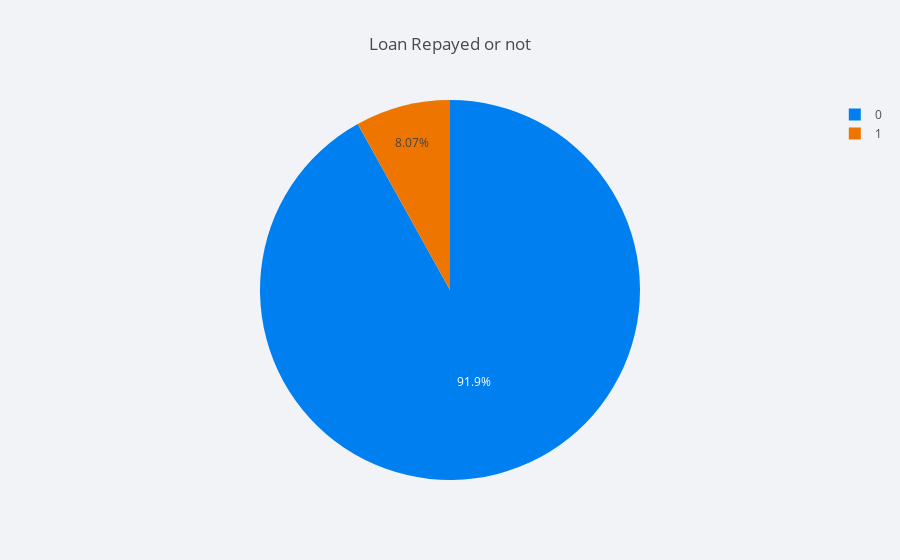

Notebook source saved alongside this figure:
### Markdown cell above
### Dependence between the data using correlation
$\bullet$ $.00-.19 $ “very weak”\
$\bullet$ $.20-.39 $ “weak”\
$\bullet$ $.40-.59 $ “moderate”\
$\bullet$ $.60-.79 $ “strong”\
$\bullet$ $.80-1.0 $ “very strong”

### Code cell
temp = application_train["TARGET"].value_counts()
df = pd.DataFrame({'labels': temp.index,
                   'values': temp.values
                  })
df.iplot(kind='pie',labels='labels',values='values', title='Loan Repayed or not')

### Figure 1 — Plotly figure (JSON) as saved in the notebook; plotly's stock layout.template omitted (floating-point values rounded to 4 significant figures)
{"data": [{"labels": [0, 1], "marker": {"colors": ["rgba(0, 128, 240, 1.0)", "rgba(238, 118, 0, 1.0)"]}, "name": "", "type": "pie", "values": [282686, 24825]}], "layout": {"legend": {"bgcolor": "#F2F3F7", "font": {"color": "#505050"}}, "paper_bgcolor": "#F2F3F7", "plot_bgcolor": "#F2F3F7", "title": "Loan Repayed or not", "titlefont": {"color": "#484848"}}}
